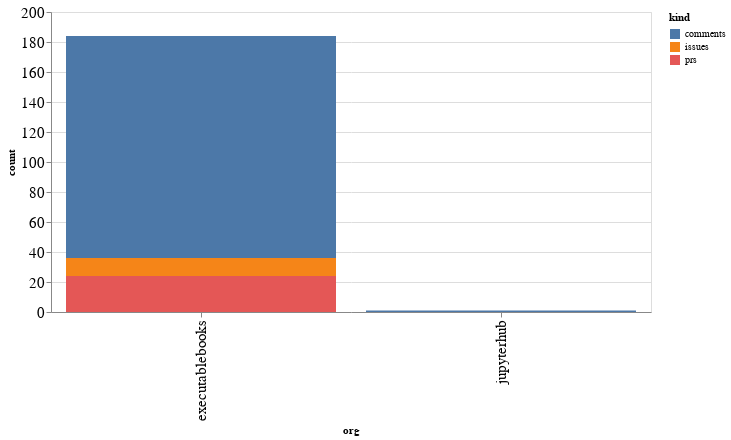

The notebook cell this image was saved under:
### Code cell
alt.Chart(org_summaries, width=600).mark_bar().encode(
    x='org',
    y='count',
    color='kind',
    tooltip="org"
)

### Figure 1 — Vega-Lite specification as saved in the notebook (floating-point values rounded to 4 significant figures)
{"config": {"axisLeft": {"labelFontSize": 15}, "axisBottom": {"labelFontSize": 15}}, "data": {"name": "data-55b7c96c5c17033e7df40a64f3cc19dc"}, "mark": "bar", "encoding": {"color": {"type": "nominal", "field": "kind"}, "tooltip": {"type": "nominal", "field": "org"}, "x": {"type": "nominal", "field": "org"}, "y": {"type": "quantitative", "field": "count"}}, "width": 600, "$schema": "https://vega.github.io/schema/vega-lite/v4.8.1.json", "datasets": {"data-55b7c96c5c17033e7df40a64f3cc19dc": [{"org": "executablebooks", "kind": "comments", "count": 148}, {"org": "executablebooks", "kind": "issues", "count": 12}, {"org": "executablebooks", "kind": "prs", "count": 24}, {"org": "jupyterhub", "kind": "comments", "count": 1}]}}
